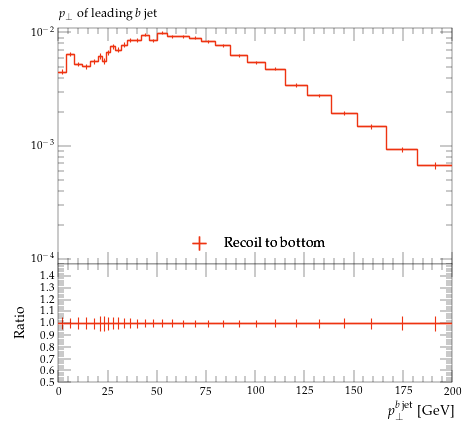

Reproduce this figure in Python.
#! /usr/bin/env python

# This Python script was auto-generated using YODA v2.0.2.
# Analysis object: /MC_HFJETS/ptBJetLead
# Timestamp: 29-07-2026 (16:22:27)

import matplotlib as mpl
import matplotlib.pyplot as plt
mpl.use('Agg') # comment out for interactive use
import os
import numpy as np

plotDir = os.path.split(os.path.realpath(__file__))[0]
if 'YODA_USER_PLOT_PATH' in globals():
    plot_outdir = globals()['YODA_USER_PLOT_PATH']
else:
    plot_outdir = plotDir

#plot style
plt.style.use(os.path.join(plotDir, '../default.mplstyle'))
# plot metadata
figW, figH = plt.rcParams['figure.figsize']
ax_xLabel = r'$p_\perp^{b\,\mathrm{jet}}$ [GeV]'
ax_yLabel = r''
ax_title  = r'$p_\perp$ of leading $b$ jet'
ax_xScale = 'linear'
ax_yScale = 'log'
xLims = (0.0, 200.0)
yLims = (9e-05, 0.011000000000000001)

# TeX-friendly labels for the legend
labels = {
    'legend' : ([ r"Recoil to bottom" ], r""),
}

# Adjust canvas width and height
canvasW = 10.0
canvasH = 9.0
figW *= canvasW/10.
figH *= canvasH/9.

# Create figure and axis objects
fig, (ax, ratio0_ax) = plt.subplots(2, 1, sharex=True,
                  figsize=(figW,figH), gridspec_kw={'height_ratios': (6.0, 3.0)})

# Set figure margins
plt.subplots_adjust(
    left   = 1.0 * plt.rcParams['figure.subplot.left'],
    right  = 1.0 * plt.rcParams['figure.subplot.right'],
    top    = 1.0 * plt.rcParams['figure.subplot.top'],
    bottom = 1.0 * plt.rcParams['figure.subplot.bottom'])

ratio0_ax.yaxis.set_major_locator(mpl.ticker.MultipleLocator(0.1))
ratio0_ax.set_ylim(0.5, 1.4999)
ratio0_ax.set_ylabel('Ratio')

# the numerical data is stored in a separate file
dataf = dict()
prefix = os.path.split(__file__)[0]
if prefix:    prefix = prefix + '/'
exec(open(prefix+'ptBJetLead__data.py').read(), dataf)


legend_handles = dict() # keep track of handles for the legend

# style options for curves
# starts at zorder>=5 to draw curve on top of legend
styles = {
  'recoil_b': {
    'color' : '#EE3311',
    'linestyle' : '-',
    'linewidth' : 1,
    'marker' : 'none',
    'markersize' : 2,
    'capsize' : 0.0,
    'zorder' : 5,
    'histstyle' : 1,
    'drawstyle' : 'steps-pre',
    'xerrorbars' : 1,
    'yerrorbars' : 1,
    'fillcolor' : None,
    'fillopacity' : 1.0,
    'ratio0_linestyle' : '-',
    'ratio0_linewidth' : 1,
    'ratio0_marker' : 'none',
    'ratio0_markersize' : 2,
    'ratio0_capsize' : 0.0,
    'ratio0_zorder' : 5,
    'ratio0_histstyle' : 1,
    'ratio0_drawstyle' : 'steps-pre',
    'ratio0_xerrorbars' : 1,
    'ratio0_yerrorbars' : 1,
  },
}

# curve from input yoda files in main panel
for label, yvals in dataf['yvals'].items():
    if all(np.isnan(v) for v in dataf['yvals'][label]):
        continue
    tmp = None
    if styles[label]['histstyle']: # draw as histogram
        xpos = dataf['xedges'][label] if styles[label]['drawstyle'] else dataf['xpoints'][label]
        ypos = np.insert(yvals, 0, yvals[0]) if styles[label]['drawstyle'] else yvals
        if styles[label]['fillcolor']: # fill area below curve
            ax.fill_between(xpos, ypos, step='pre',
                            color=styles[label]['fillcolor'],
                            alpha=styles[label]['fillopacity'])
        tmp, = ax.plot(xpos, ypos,
                       color=styles[label]['color'],
                       linestyle=styles[label]['linestyle'],
                       linewidth=styles[label]['linewidth'],
                       drawstyle=styles[label]['drawstyle'], solid_joinstyle='miter',
                       zorder=styles[label]['zorder'], label=label)
    tmp = ax.errorbar(dataf['xpoints'][label], yvals,
                      xerr=np.array(dataf['xerrs'][label])*styles[label]['xerrorbars'],
                      yerr=np.array(dataf['yerrs'][label])*styles[label]['yerrorbars'],
                      fmt=styles[label]['marker'], capsize=styles[label]['capsize'],
                      markersize=styles[label]['markersize'],
                      ecolor=styles[label]['color'],
                      color=styles[label]['color'], zorder=styles[label]['zorder'])
    tmp[-1][0].set_linestyle(styles[label]['linestyle'])
    tmp[-1][0].set_linewidth(styles[label]['linewidth'])
    if label in dataf['add_legend_handle']:  legend_handles[label] = tmp
    for varLabel in dataf['variation_yvals'].keys():
        if varLabel.startswith(label):
            tmp, = ax.plot(dataf['xedges'][label], dataf['variation_yvals'][varLabel],
                           color=styles[label]['color'],
                           linestyle=styles[label]['linestyle'],
                           linewidth=styles[label]['linewidth'],
                           drawstyle='steps-pre', solid_joinstyle='miter',
                           zorder=styles[label]['zorder'], alpha=0.5)


# plots on ratio panel
# curve from input yoda files in ratio panel
for label, yvals in dataf['ratio0_yvals'].items():
    if all(np.isnan(v) for v in yvals):
        continue
    if styles[label]['ratio0_histstyle']: # plot as histogram
        xpos = dataf['xedges']['recoil_b'] if styles[label]['ratio0_drawstyle'] else dataf['xpoints']['recoil_b']
        ypos = np.insert(yvals, 0, yvals[0]) if styles[label]['ratio0_drawstyle'] else yvals
        ratio0_ax.plot(xpos, ypos,
                       color=styles[label]['color'],
                       linewidth=styles[label]['linewidth'],
                       linestyle=styles[label]['ratio0_linestyle'],
                       drawstyle=styles[label]['ratio0_drawstyle'], zorder=styles[label]['zorder'],
                       solid_joinstyle='miter')
    tmp = ratio0_ax.errorbar(dataf['xpoints']['recoil_b'], yvals,
                             xerr=np.array(dataf['ref_xerrs'])*styles[label]['ratio0_xerrorbars'],
                             yerr=np.array(dataf['ratio0_yerrs'][label])*styles[label]['ratio0_yerrorbars'],
                             fmt=styles[label]['ratio0_marker'], capsize=styles[label]['ratio0_capsize'],
                             markersize=styles[label]['ratio0_markersize'],
                             ecolor=styles[label]['color'],
                             color=styles[label]['color'])
    tmp[-1][0].set_linestyle(styles[label]['ratio0_linestyle'])
    tmp[-1][0].set_linewidth(styles[label]['ratio0_linewidth'])

    for varlabel in dataf['ratio0_variation_vals'].keys():
        if varlabel.startswith(label):
            ratio0_ax.plot(dataf['xedges']['recoil_b'],
                            dataf['ratio0_variation_vals'][varlabel],
                            color=styles[label]['color'],
                            linestyle=styles[label]['linestyle'],
                            linewidth=styles[label]['linewidth'],
                            drawstyle='steps-pre', solid_joinstyle='miter',
                            zorder=1, alpha=0.5)

legend_items = list(legend_handles.values())
ax.add_artist(ax.legend(legend_items,
                        labels['legend'][0],
                        title=labels['legend'][1],
                        alignment='left',
                        loc='lower center',
                        bbox_to_anchor=(0.5, 0.0)))

# set plot metadata as defined above
ratio0_ax.set_xlabel(ax_xLabel)
ratio0_ax.xaxis.set_label_coords(1., -0.15)
ax.set_ylabel(ax_yLabel, ha='right', va='top')
ax.yaxis.set_label_coords(-0.11, 1.0)
ax.set_title(ax_title, loc='left')
ax.set_xscale(ax_xScale)
ax.set_yscale(ax_yScale)
ax.set_xlim(xLims)
ax.set_ylim(yLims)

# tick formatting
plt.rcParams['xtick.top'] = True
plt.rcParams['ytick.right'] = True
ax.yaxis.set_major_locator(mpl.ticker.LogLocator(base=10.0, numticks=np.inf))
ax.yaxis.set_minor_locator(mpl.ticker.LogLocator(
                           base=10.0, subs=np.arange(0.1, 1, 0.1), numticks=np.inf))
fig.align_ylabels((ax, ratio0_ax))
plt.savefig(os.path.join(plot_outdir, 'ptBJetLead.pdf'), format='PDF')
plt.savefig(os.path.join(plot_outdir, 'ptBJetLead.png'), format='PNG')

plt.close(fig)
